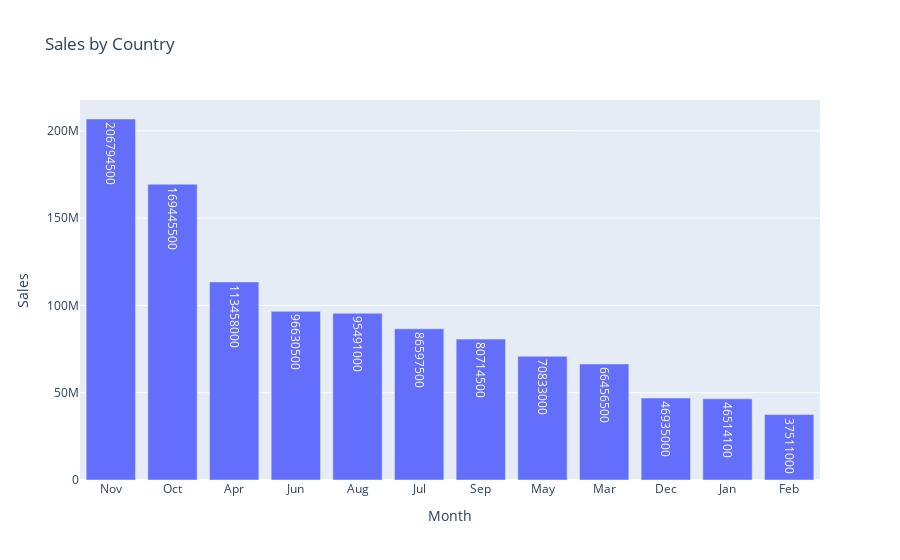

Notebook cell for this chart:
### Code cell
fig =px.bar(  Salesbycountry , x = "Month" , y = "Sales", title = "Sales by Country" , text = "Sales")
fig.show()

### Figure 1 — Plotly figure (JSON) as saved in the notebook; plotly's stock layout.template omitted (floating-point values rounded to 4 significant figures)
{"data": [{"alignmentgroup": "True", "hovertemplate": "Month=%{x}<br>Sales=%{text}<extra></extra>", "legendgroup": "", "marker": {"color": "#636efa", "pattern": {"shape": ""}}, "name": "", "offsetgroup": "", "orientation": "v", "showlegend": false, "text": [206794500, 169445500, 113458000, 96630500, 95491000, 86597500, 80714500, 70833000, 66456500, 46935000, 46514100, 37511000], "textposition": "auto", "type": "bar", "x": ["Nov", "Oct", "Apr", "Jun", "Aug", "Jul", "Sep", "May", "Mar", "Dec", "Jan", "Feb"], "xaxis": "x", "y": [206794500, 169445500, 113458000, 96630500, 95491000, 86597500, 80714500, 70833000, 66456500, 46935000, 46514100, 37511000], "yaxis": "y"}], "layout": {"barmode": "relative", "legend": {"tracegroupgap": 0}, "title": {"text": "Sales by Country"}, "xaxis": {"anchor": "y", "domain": [0, 1], "title": {"text": "Month"}}, "yaxis": {"anchor": "x", "domain": [0, 1], "title": {"text": "Sales"}}}}
